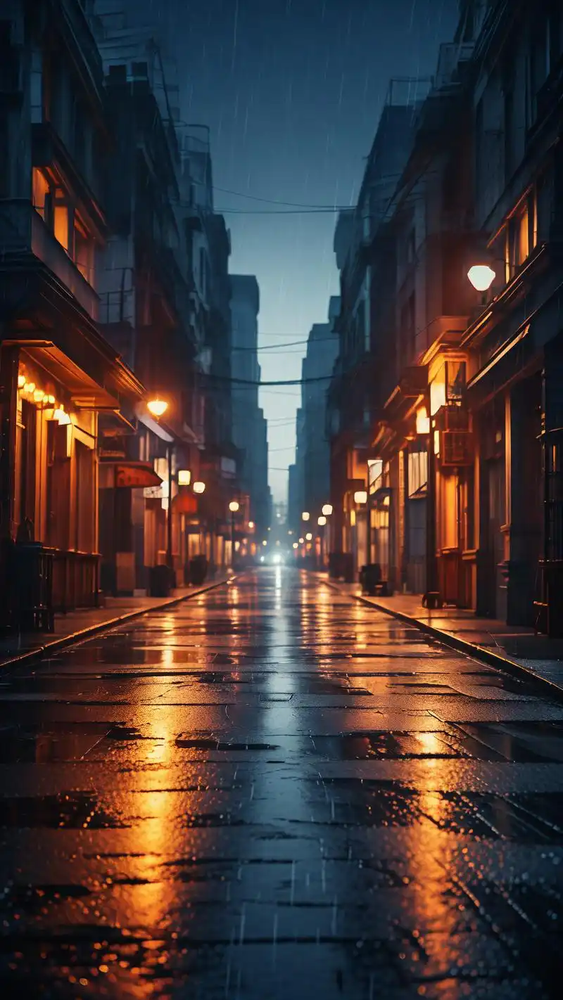
#> input picture Part13/nightstreetscene.png, 563 x 1000 px, shrunk from 800 x 1422 before the run
$ python blog013b.py
#> lines starting #> are read from the running program, lines starting #| are printed output that depends on the picture
#> further down, img is the input picture: shape (1000, 563, 3); mean B, G, R 55.8, 56.2, 67.2
import cv2
import numpy as np
import matplotlib.pyplot as plt
from openpyxl.styles.builtins import output


# 图像灰度对数变换
def log_plot(c):
#> called with c = 42
    x = np.arange(0,256,0.01)
    y = c * np.log(1+x)
    plt.plot(x,y,'r',linewidth = 1)
    plt.rcParams['font.sans-serif'] = ['SimHei']
    plt.title('对数变换函数')
    plt.xlabel('x')
    plt.ylabel('y')
    plt.xlim(0,255),plt.ylim(0,255)
    plt.show()
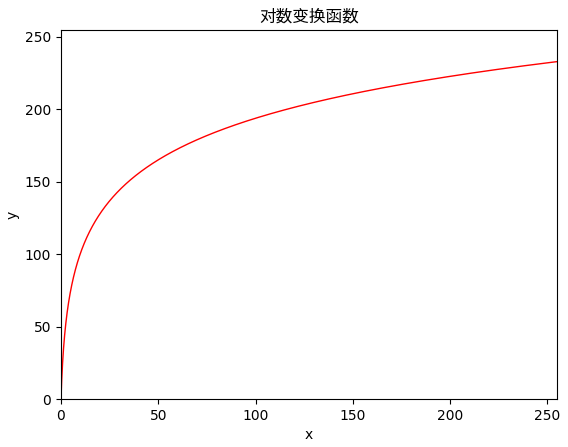
#> figure drawn by matplotlib, 1 panel; curve peaks at x = 256, y = 233.1

# 对数变换
def log(c,img):
#> called with c = 42
    output = c * np.log(1.0 + img)
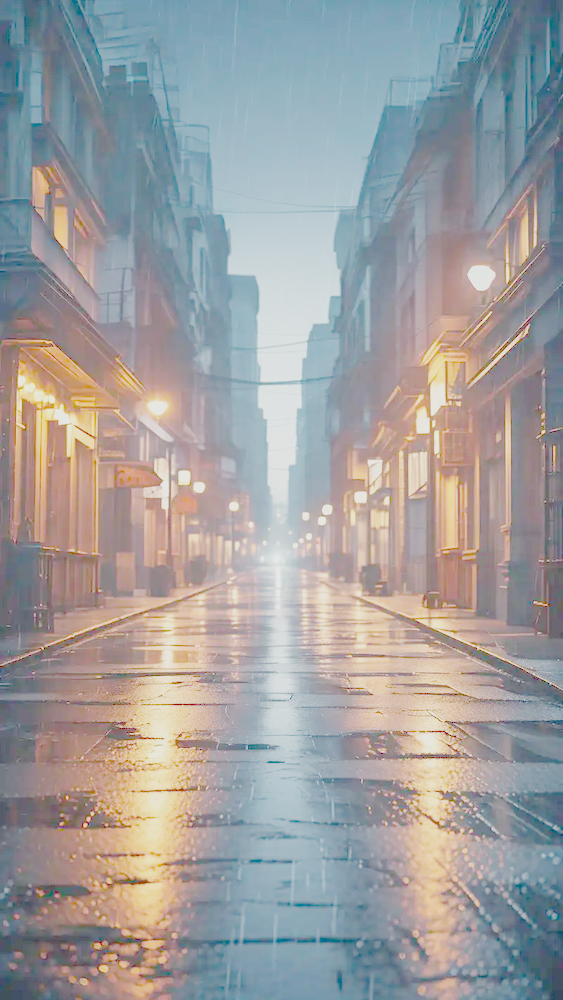
#> output: shape (1000, 563, 3) float64; mean B, G, R 159.9, 159.2, 159.3
    output = np.uint8(output + 0.5)
    return output

img = cv2.imread('nightstreetscene.png')

# 绘制对数变换曲线
log_plot(42)

# 图像灰度对数变换
output = log(42,img)

# 显示图像
cv2.imshow('Input',img)
cv2.imshow('Output',output)
cv2.waitKey(0)
cv2.destroyAllWindows()
